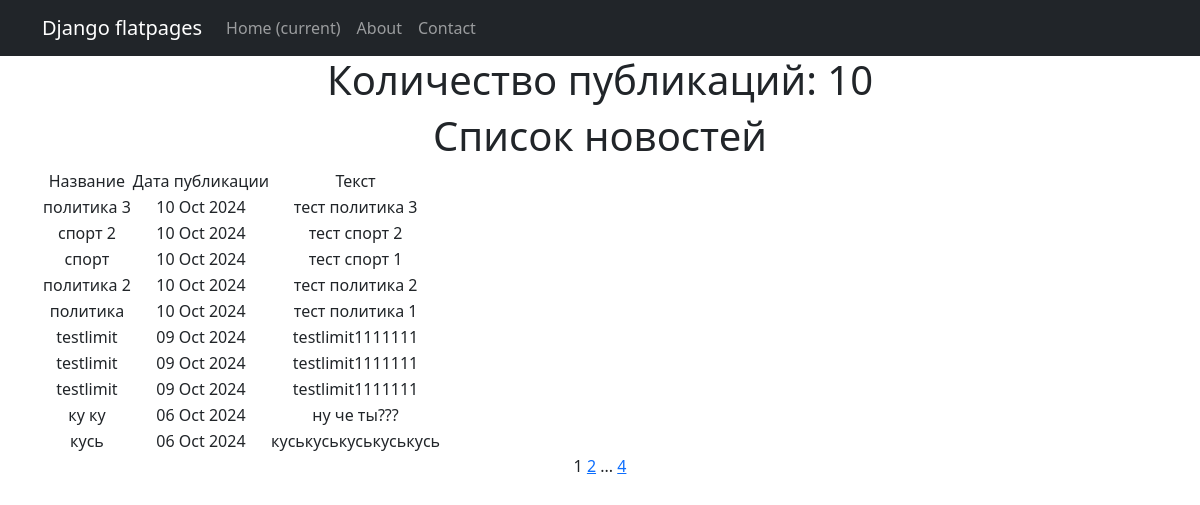
Page /post/ on the committed database.
### news/models.py (models this page shows, shortened)
class Post(models.Model):
    article = 'AR'
    news = 'NE'
    POSITIONS = [
        (article, 'Статья'),
        (news, 'Новость')
    ]
    author = models.ForeignKey(Author, on_delete=models.CASCADE)
    post_type = models.CharField(max_length=2, choices=POSITIONS, default=news)
    time_post = models.DateTimeField(auto_now_add=True)
    category = models.ManyToManyField(Category, through='PostCategory')
    title = models.CharField(max_length=255)
    text = models.TextField()
    rating = models.IntegerField(default=0)

### news/views.py (the view)
# urls.py: path('', PostsList.as_view(), name='post_list'),
class PostsList(ListView):
    model = Post
    ordering = '-time_post'
    context_object_name = 'posts'
    paginate_by = 10
    def get_queryset(self):
        queryset = super().get_queryset()
        self.filterset = PostFilter(self.request.GET, queryset)
        return self.filterset.qs
    def get_context_data(self, **kwargs):
        context = super().get_context_data(**kwargs)
        context['filterset'] = self.filterset
        return context
    def get_template_names(self):
        if self.request.path == '/post/search/':
            return 'flatpages/post_search.html'
        return 'flatpages/posts.html'

### templates/flatpages/posts.html (shortened to what this page needs)
{% extends 'flatpages/default.html' %}
{% load custom_filters %}
{% block content %}
    <h1>Количество публикаций: {{ posts|length }} </h1>
    <h1>Список новостей</h1>
        {% if posts %}
        <table>
            <tr>
                <td>Название</td>
                <td>Дата публикации</td>
                <td>Текст</td>
            </tr>
            {% for post in posts %}
            <tr>
                <td>{{ post.title }}</td>
                <td>{{ post.time_post|date:'d M Y' }}</td>
                <td>{{ post.text|truncatechars:20 }}</td>
            </tr>
            {% endfor %}
        </table>
        {% else %}
        <h2>Новостей нет! =( </h2>
        {% endif %}
   {{ page_obj.number }}
   {% if page_obj.has_next %}
       <a href="?page={{ page_obj.next_page_number }}">{{ page_obj.next_page_number }}</a>
       {% if paginator.num_pages != page_obj.next_page_number %}
           ...
           <a href="?page={{ page_obj.paginator.num_pages }}">{{ page_obj.paginator.num_pages }}</a>
       {% endif %}
   {% endif %}
{% endblock content %}

### rows in the picture
Post: title "политика 3", time_post "10 Oct 2024", text "тест политика 3"
Post: title "спорт 2", time_post "10 Oct 2024", text "тест спорт 2"
Post: title "спорт", time_post "10 Oct 2024", text "тест спорт 1"
Post: title "политика 2", time_post "10 Oct 2024", text "тест политика 2"
Post: title "политика", time_post "10 Oct 2024", text "тест политика 1"
Post: title "testlimit", time_post "09 Oct 2024", text "testlimit1111111"
Post: title "testlimit", time_post "09 Oct 2024", text "testlimit1111111"
Post: title "testlimit", time_post "09 Oct 2024", text "testlimit1111111"
Post: title "ку ку", time_post "06 Oct 2024", text "ну че ты???"
Post: title "кусь", time_post "06 Oct 2024", text "куськуськуськуськусь"

### other values in the picture
{{ posts|length }} "10"
{{ page_obj.number }} "1"
{{ page_obj.next_page_number }} "2"
{{ page_obj.paginator.num_pages }} "4"
